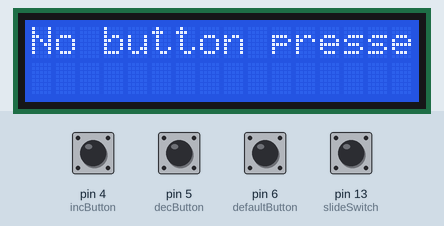
Recording of a sketch running on a simulated Arduino Uno, built with avr-gcc and run on an emulated ATmega328P. On the bench: 16×2 character LCD. The inputs (shaded band) are chosen by the test bench; at power-on: pin 4 (incButton), pin 5 (decButton), pin 6 (defaultButton), pin 13 (slideSwitch) LOW.

Above: at 2.2 s.
2.3 s: pin 4 (incButton) pulled HIGH for 0.25 s
At 2.58 s:
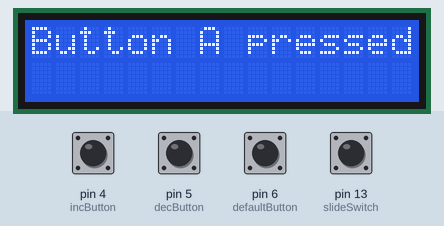
4.1 s: pin 5 (decButton) pulled HIGH for 0.25 s
At 4.3 s:
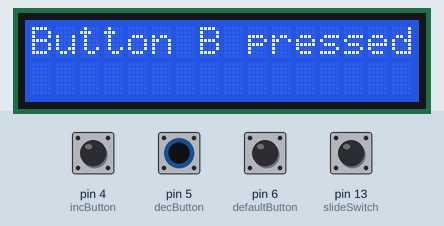
6.0 s: pin 6 (defaultButton) pulled HIGH for 0.25 s
At 6.23 s:
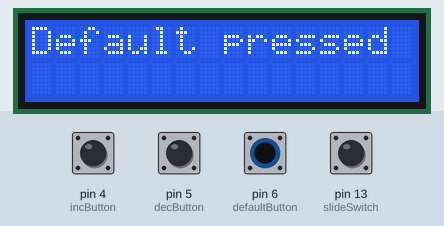
7.8 s: pin 13 (slideSwitch) pulled HIGH for 0.25 s
At 8.05 s:
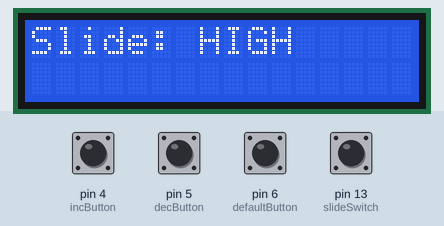
Timing chart, 0 to 10.6 s (numbered marks = the images above; inputs shaded):
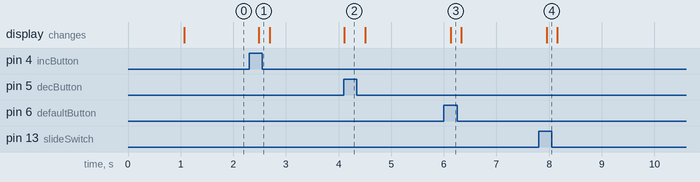

The sketch:

test_ControlPanel_with_LCD.ino
```cpp
/*For testing push buttons, slide switch and LCD*/

#include <LiquidCrystal.h>

// Pin setup
const int incButton = 4;     // Button A
const int decButton = 5;     // Button B
const int defaultButton = 6;
const int slideSwitch = 13;

LiquidCrystal lcd(7, 8, 9, 10, 11, 12);

void setup() {
  pinMode(incButton, INPUT);
  pinMode(decButton, INPUT);
  pinMode(defaultButton, INPUT);
  pinMode(slideSwitch, INPUT);

  lcd.begin(16, 2);
  lcd.print("Testing buttons");
  delay(1000);
  lcd.clear();
}

void loop() {
  lcd.setCursor(0, 0);

  if (digitalRead(incButton) == HIGH) {
    lcd.print("Button A pressed ");
  } else if (digitalRead(decButton) == HIGH) {
    lcd.print("Button B pressed ");
  } else if (digitalRead(defaultButton) == HIGH) {
    lcd.print("Default pressed   ");
  } else if (digitalRead(slideSwitch) == HIGH) {
    lcd.print("Slide: HIGH       ");
  } else {
    lcd.print("No button pressed ");
  }

  delay(200);  // Small delay to avoid LCD flicker
}
```

Measured:
- after the input at 2.3 s, the display: changes after 0.19 s (image 1)
- after the input at 4.1 s, the display: changes at once (image 2)
- after the input at 6.0 s, the display: changes after 0.13 s (image 3)
- after the input at 7.8 s, the display: changes after 0.15 s (image 4)
